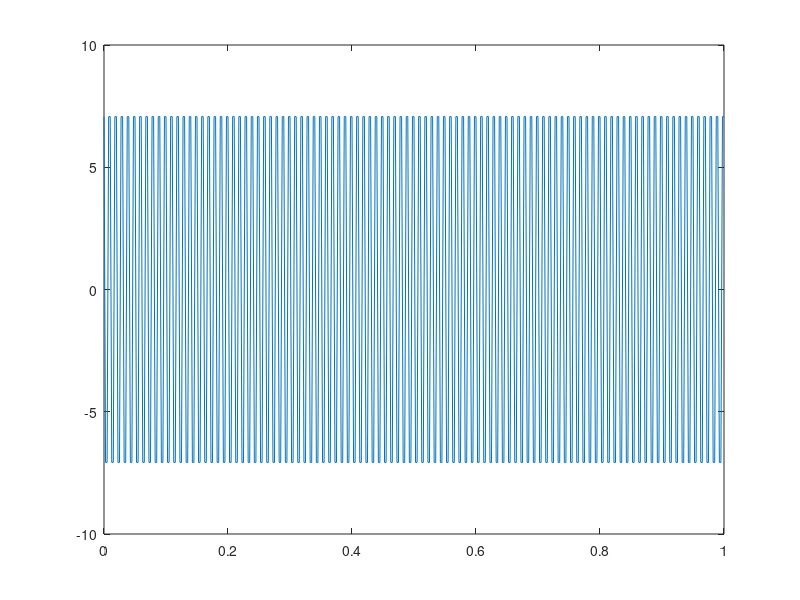
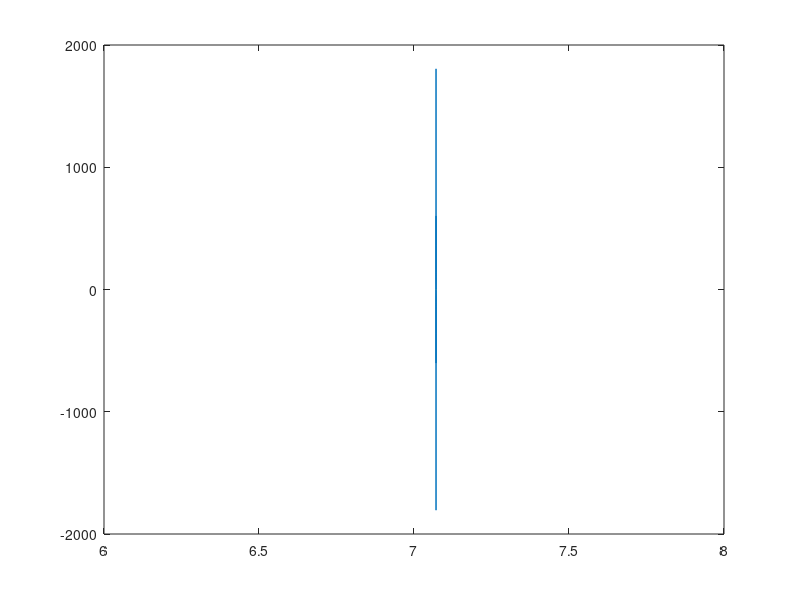

Write MATLAB code to recreate these figures, in order.
close all;
clc;

%r = rand;

A= 10;
f0 = 100;
phi = pi/4;
fs = 400;
Ts = 1./fs;
T = 1;

N = fs * T;
Ts = 1/fs;

n = 0:1/400:T;

x = A*cos(2*pi*f0*n + phi);

figure
plot(n,x)


a = fft(x);

figure
plot(a)

